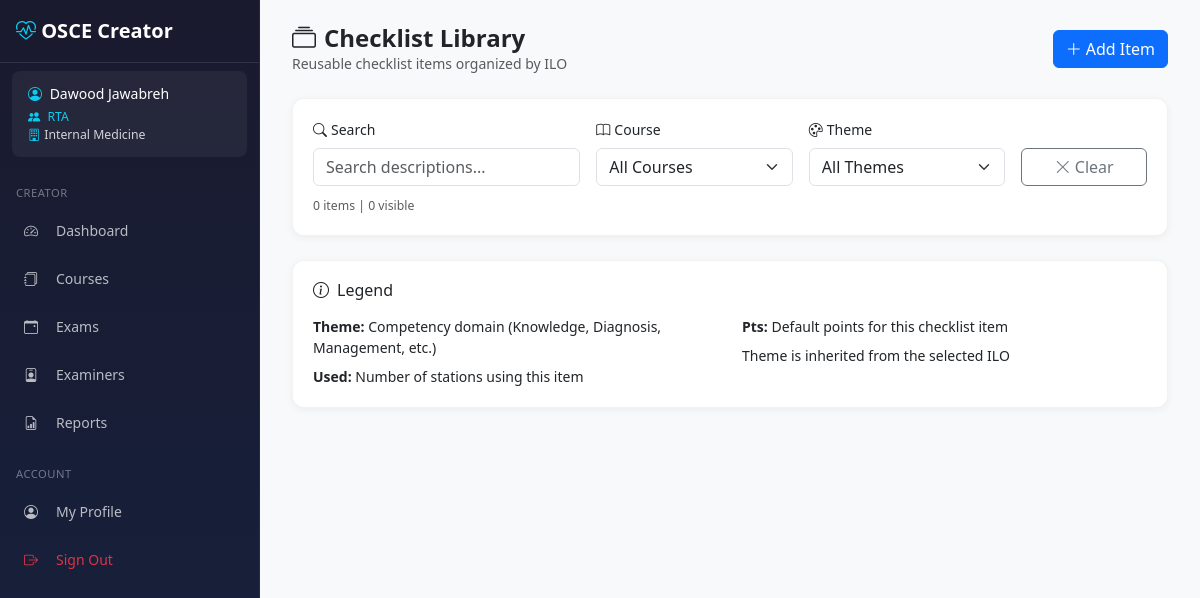
Page /creator/library/ (signed in) on the committed database.
### core/models/examiner.py (models this page shows, shortened)
class Examiner(AbstractBaseUser, PermissionsMixin, TimestampMixin):
    ROLE_EXAMINER    = 'examiner'
    ROLE_COORDINATOR = 'coordinator'
    ROLE_ADMIN       = 'admin'
    ROLE_CHOICES = [
        (ROLE_EXAMINER,    'Examiner'),
        (ROLE_COORDINATOR, 'Coordinator'),
        (ROLE_ADMIN,       'Admin'),
    ]
    POSITION_HEAD      = 'head'
    POSITION_RTA       = 'rta'
    POSITION_ORGANIZER = 'organizer'
    POSITION_CHOICES = [
        (POSITION_HEAD,      'Head'),
        (POSITION_RTA,       'RTA'),
        (POSITION_ORGANIZER, 'Organizer'),
    ]
    id = models.AutoField(primary_key=True)
    username = models.CharField(max_length=80, unique=True)
    email = models.EmailField(max_length=120, blank=True, default='')
    full_name = models.CharField(max_length=150)
    title = models.CharField(max_length=20, blank=True, default='')  # Dr., Prof.
    department = models.CharField(max_length=100, blank=True, default='')
    coordinator_department = models.ForeignKey(
        'core.Department',
        null=True, blank=True,
        on_delete=models.SET_NULL,
        related_name='coordinators',
        db_index=True,
    )
    coordinator_position = models.CharField(
        max_length=10,
        choices=POSITION_CHOICES,
        blank=True, default='',
    )
    role = models.CharField(max_length=20, choices=ROLE_CHOICES, default=ROLE_EXAMINER)
    is_active = models.BooleanField(default=True)
    is_staff = models.BooleanField(default=False)
    is_deleted = models.BooleanField(default=False)
    deleted_at = models.DateTimeField(null=True, blank=True)
    objects = ExaminerManager()
    USERNAME_FIELD = 'username'
    REQUIRED_FIELDS = ['full_name']
    class Meta:
        db_table = 'examiners'
        verbose_name = 'Examiner'
        verbose_name_plural = 'Examiners'
        constraints = [
            models.CheckConstraint(
                condition=models.Q(
                    models.Q(role='coordinator', _negated=True)
                ) | models.Q(coordinator_department__isnull=False),
                name='coordinator_must_have_department',
            ),
            models.CheckConstraint(
                condition=models.Q(
                    models.Q(role='coordinator', _negated=True)
                ) | ~models.Q(coordinator_position=''),
                name='coordinator_must_have_position',
            ),
            models.CheckConstraint(
                condition=models.Q(role='coordinator') | models.Q(
                    coordinator_department__isnull=True,
                    coordinator_position='',
                ),
                name='non_coordinator_no_dept_fields',
            ),
        ]
    @property
    def display_name(self):
        if self.title:
            return f"{self.title} {self.full_name}"
        return self.full_name

### core/models/department.py (models this page shows, shortened)
class Department(TimestampMixin):
    name = models.CharField(max_length=150, unique=True)
    class Meta:
        db_table = 'departments'
        ordering = ['name']
        verbose_name = 'Department'
        verbose_name_plural = 'Departments'

### creator/views/library.py (the view)
# urls.py: path('library/', library.library_list, name='library_list'),
@login_required
def library_list(request):
    courses = Course.objects.order_by('short_code', 'code')
    ilos = ILO.objects.select_related(
        'course', 'theme'
    ).order_by('course__code', 'number')
    total_items = ChecklistLibrary.objects.count()
    return render(request, 'creator/library/list.html', {
        'ilos': ilos,
        'courses': courses,
        'total_items': total_items,
    })

### core/context_processors.py (called while the page is built)
def admin_token(request):
    if hasattr(request, 'user') and request.user.is_authenticated and request.user.is_staff:
        return {'ADMIN_TOKEN': settings.SECRET_ADMIN_URL}
    return {'ADMIN_TOKEN': ''}

### templates/creator/library/list.html (shortened to what this page needs)
{% extends 'creator/base_creator.html' %}
{% block content %}
<div class="page-header d-flex flex-wrap justify-content-between align-items-center gap-2">
    <div>
        <h1><i class="bi bi-collection me-2"></i>Checklist Library</h1>
        <p class="text-muted mb-0">Reusable checklist items organized by ILO</p>
    </div>
    <a href="{% url 'creator:library_item_create' %}" class="btn btn-primary">
        <i class="bi bi-plus-lg me-1"></i>Add Item
    </a>
</div>
<div class="stat-card mb-4">
    <div class="row g-3">
        <div class="col-md-4">
            <label class="form-label"><i class="bi bi-search me-1"></i>Search</label>
            <input type="text" class="form-control" id="searchInput" placeholder="Search descriptions...">
        </div>
        <div class="col-md-3">
            <label class="form-label"><i class="bi bi-book me-1"></i>Course</label>
            <select class="form-select" id="courseFilter">
                <option value="">All Courses</option>
            </select>
        </div>
        <div class="col-md-3">
            <label class="form-label"><i class="bi bi-palette me-1"></i>Theme</label>
            <select class="form-select" id="themeFilter">
                <option value="">All Themes</option>
            </select>
        </div>
        <div class="col-md-2 d-flex align-items-end">
            <button type="button" class="btn btn-outline-secondary w-100" onclick="clearFilters()">
                <i class="bi bi-x-lg"></i> Clear
            </button>
        </div>
    </div>
    <div class="mt-2">
        <small class="text-muted">
            <span id="resultCount">{{ total_items }}</span> items |
            <span id="visibleCount">{{ total_items }}</span> visible
        </small>
    </div>
</div>
<div class="stat-card mt-4">
    <h6 class="mb-3"><i class="bi bi-info-circle me-2"></i>Legend</h6>
    <div class="row">
        <div class="col-md-6">
            <p class="mb-2"><strong>Theme:</strong> Competency domain (Knowledge, Diagnosis, Management, etc.)</p>
            <p class="mb-0"><strong>Used:</strong> Number of stations using this item</p>
        </div>
        <div class="col-md-6">
            <p class="mb-2"><strong>Pts:</strong> Default points for this checklist item</p>
            <p class="mb-0">Theme is inherited from the selected ILO</p>
        </div>
    </div>
</div>
{% endblock %}

### templates/creator/base_creator.html (shortened to what this page needs)
{% load static %}
<!DOCTYPE html>
<html lang="en">
<head>
    <link href="https://cdn.jsdelivr.net/npm/bootstrap@5.3.2/dist/css/bootstrap.min.css" rel="stylesheet">
    <link href="https://cdn.jsdelivr.net/npm/bootstrap-icons@1.11.1/font/bootstrap-icons.css" rel="stylesheet">
    <link href="{% static 'css/creator.css' %}" rel="stylesheet">
</head>
<body>
    <nav id="creatorSidebar"
         class="sidebar offcanvas-lg offcanvas-start"
         tabindex="-1"
         aria-labelledby="sidebarLabel">
        <div class="offcanvas-body d-flex flex-column p-0">
            <div class="brand d-none d-lg-block">
                <i class="bi bi-heart-pulse"></i> OSCE Creator
            </div>
            {% if user.is_authenticated %}
            <div class="user-info">
                <div><i class="bi bi-person-circle me-1"></i> <span class="user-name">{{ user.display_name|default:user.username }}</span></div>
                <small class="d-block mt-1">
                    {% if user.is_superuser %}
                    <span style="color:#e879f9;"><i class="bi bi-stars me-1"></i>Superuser</span>
                    {% elif user.role == 'admin' %}
                    <span style="color:#f0c040;"><i class="bi bi-shield-fill me-1"></i>Admin</span>
                    {% elif user.role == 'coordinator' %}
                    <span style="color:#0dcaf0;"><i class="bi bi-people-fill me-1"></i>
                        {% if user.coordinator_position == 'head' %}Head
                        {% elif user.coordinator_position == 'rta' %}RTA
                        {% elif user.coordinator_position == 'organizer' %}Organizer
                        {% else %}Coordinator{% endif %}
                    </span>
                    {% else %}
                    <span class="text-muted">Examiner</span>
                    {% endif %}
                    {% if user.coordinator_department %}<br><i class="bi bi-building me-1"></i>{{ user.coordinator_department.name }}{% endif %}
                </small>
            </div>
            {% endif %}
            <div class="nav-section">Creator</div>
            <ul class="nav flex-column">
                <li class="nav-item">
                    <a class="nav-link {% if '/creator/' in request.path and request.path == '/creator/' or request.path == '/creator' %}active{% endif %}"
                       href="{% url 'creator:dashboard' %}">
                        <i class="bi bi-speedometer2"></i> Dashboard
                    </a>
                </li>
                <li class="nav-item">
                    <a class="nav-link {% if '/creator/courses' in request.path %}active{% endif %}"
                       href="{% url 'creator:course_list' %}">
                        <i class="bi bi-journals"></i> Courses
                    </a>
                </li>
                <li class="nav-item">
                    <a class="nav-link {% if '/creator/exams' in request.path %}active{% endif %}"
                       href="{% url 'creator:exam_list' %}">
                        <i class="bi bi-calendar-event"></i> Exams
                    </a>
                </li>
                <li class="nav-item">
                    <a class="nav-link {% if '/creator/examiners' in request.path %}active{% endif %}"
                       href="{% url 'creator:examiner_list' %}">
                        <i class="bi bi-person-badge"></i> Examiners
                    </a>
                </li>
                <li class="nav-item">
                    <a class="nav-link {% if '/creator/reports' in request.path %}active{% endif %}"
                       href="{% url 'creator:reports_index' %}">
                        <i class="bi bi-file-earmark-bar-graph"></i> Reports
                    </a>
                </li>
            </ul>
            <div class="mt-auto">
                <div class="nav-section">Account</div>
                <ul class="nav flex-column mb-3">
                    <li class="nav-item">
                        <a class="nav-link {% if request.path == '/profile/' %}active{% endif %}" href="{% url 'profile' %}">
                            <i class="bi bi-person-circle"></i> My Profile
                        </a>
                    </li>
                    <li class="nav-item">
                        <a class="nav-link text-danger" href="{% url 'creator:logout' %}">
                            <i class="bi bi-box-arrow-right"></i> Sign Out
                        </a>
                    </li>
                </ul>
            </div>
        </div>
    </nav>
    <main class="main-content">
        <div class="toast-container position-fixed top-0 end-0 p-3" style="z-index: 9999;">
        </div>
        {% block content %}{% endblock %}
    </main>
</body>
</html>

### static/css/creator.css (style rules this page uses)
:root { --primary-color: #0d6efd; --sidebar-width: 260px; --sidebar-bg-start: #1a1a2e; --sidebar-bg-end: #16213e; --touch-target-min: 44px; --font-size-base: 14px; }
body { font-size: var(--font-size-base); overflow-x: hidden; }
.sidebar { background: linear-gradient(180deg, var(--sidebar-bg-start) 0%, var(--sidebar-bg-end) 100%); width: var(--sidebar-width); color: rgba(255,255,255,0.7); }
@media (min-width: 992px) { .sidebar { position: fixed; top: 0; left: 0; height: 100vh; z-index: 1030; border-right: 1px solid rgba(255,255,255,0.06); overflow-y: auto; } }
.sidebar .brand { color: white; font-size: 1.25rem; font-weight: 600; padding: 1rem; margin-bottom: 0.5rem; border-bottom: 1px solid rgba(255,255,255,0.1); }
.sidebar .brand i { color: #0dcaf0; }
.sidebar .user-info { background: rgba(255,255,255,0.05); padding: 0.75rem 1rem; border-radius: 0.5rem; margin: 0 0.75rem 0.5rem; color: rgba(255,255,255,0.8); font-size: 0.875rem; }
.sidebar .user-info .user-name { color: white; font-weight: 500; }
.sidebar .user-info i { color: #0dcaf0; }
.sidebar .nav-link { color: rgba(255,255,255,0.7); padding: 0.65rem 1rem; margin: 0.125rem 0.5rem; border-radius: 0.5rem; transition: all 0.2s; min-height: var(--touch-target-min); display: flex; align-items: center; }
.sidebar .nav-link i { width: 24px; margin-right: 0.5rem; flex-shrink: 0; }
.sidebar .nav-section { color: rgba(255,255,255,0.4); font-size: 0.7rem; text-transform: uppercase; letter-spacing: 0.5px; padding: 1rem 1rem 0.3rem; margin-top: 0.25rem; }
.main-content { min-height: 100vh; background: #f8f9fa; padding: 1.25rem; }
@media (min-width: 992px) { .main-content { margin-left: var(--sidebar-width); padding: 1.5rem 2rem; } }
.stat-card { background: white; border-radius: 0.75rem; padding: 1.25rem; box-shadow: 0 2px 8px rgba(0,0,0,0.05); border: 1px solid rgba(0,0,0,0.05); height: 100%; }
.page-header { margin-bottom: 1.5rem; }
.page-header h1 { font-size: 1.5rem; font-weight: 600; margin-bottom: 0; }

### rows in the picture
Examiner: display_name "Dawood Jawabreh", coordinator_department.name "Internal Medicine"

### other values in the picture
{{ total_items }} "0"
